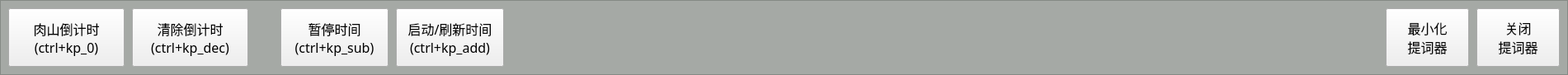
  <widget class="QFrame" name="frame_6">
   <property name="geometry">
    <rect>
     <x>10</x>
     <y>10</y>
     <width>1901</width>
     <height>91</height>
    </rect>
   </property>
   <property name="font">
    <font>
     <family>微软雅黑</family>
    </font>
   </property>
   <property name="styleSheet">
    <string notr="true">QFrame{background-color: rgba(0, 10, 0, 50);}</string>
   </property>
   <property name="frameShape">
    <enum>QFrame::StyledPanel</enum>
   </property>
   <property name="frameShadow">
    <enum>QFrame::Raised</enum>
   </property>
   <widget class="QPushButton" name="btn_pauseGameTime">
    <property name="geometry">
     <rect>
      <x>340</x>
      <y>10</y>
      <width>131</width>
      <height>71</height>
     </rect>
    </property>
    <property name="font">
     <font>
      <family>微软雅黑</family>
      <pointsize>12</pointsize>
      <weight>50</weight>
      <bold>false</bold>
     </font>
    </property>
    <property name="cursor">
     <cursorShape>PointingHandCursor</cursorShape>
    </property>
    <property name="styleSheet">
     <string notr="true"/>
    </property>
    <property name="text">
     <string>暂停时间
(ctrl+kp_sub)</string>
    </property>
   </widget>
   <widget class="QPushButton" name="btn_updataGameTime">
    <property name="geometry">
     <rect>
      <x>480</x>
      <y>10</y>
      <width>131</width>
      <height>71</height>
     </rect>
    </property>
    <property name="font">
     <font>
      <family>微软雅黑</family>
      <pointsize>12</pointsize>
      <weight>50</weight>
      <bold>false</bold>
     </font>
    </property>
    <property name="cursor">
     <cursorShape>PointingHandCursor</cursorShape>
    </property>
    <property name="styleSheet">
     <string notr="true"/>
    </property>
    <property name="text">
     <string>启动/刷新时间
(ctrl+kp_add)</string>
    </property>
   </widget>
   <widget class="QPushButton" name="btn_close_tips">
    <property name="geometry">
     <rect>
      <x>1790</x>
      <y>10</y>
      <width>101</width>
      <height>71</height>
     </rect>
    </property>
    <property name="font">
     <font>
      <family>微软雅黑</family>
      <pointsize>12</pointsize>
      <weight>50</weight>
      <bold>false</bold>
     </font>
    </property>
    <property name="cursor">
     <cursorShape>PointingHandCursor</cursorShape>
    </property>
    <property name="styleSheet">
     <string notr="true"/>
    </property>
    <property name="text">
     <string>关闭
提词器</string>
    </property>
   </widget>
   <widget class="QPushButton" name="btn_mini_tips">
    <property name="geometry">
     <rect>
      <x>1680</x>
      <y>10</y>
      <width>101</width>
      <height>71</height>
     </rect>
    </property>
    <property name="font">
     <font>
      <family>微软雅黑</family>
      <pointsize>12</pointsize>
      <weight>50</weight>
      <bold>false</bold>
     </font>
    </property>
    <property name="cursor">
     <cursorShape>PointingHandCursor</cursorShape>
    </property>
    <property name="styleSheet">
     <string notr="true"/>
    </property>
    <property name="text">
     <string>最小化
提词器</string>
    </property>
   </widget>
   <widget class="QPushButton" name="btn_roshan_countdown">
    <property name="geometry">
     <rect>
      <x>10</x>
      <y>10</y>
      <width>141</width>
      <height>71</height>
     </rect>
    </property>
    <property name="font">
     <font>
      <family>微软雅黑</family>
      <pointsize>12</pointsize>
      <weight>50</weight>
      <bold>false</bold>
     </font>
    </property>
    <property name="cursor">
     <cursorShape>PointingHandCursor</cursorShape>
    </property>
    <property name="styleSheet">
     <string notr="true"/>
    </property>
    <property name="text">
     <string>肉山倒计时
(ctrl+kp_0)</string>
    </property>
   </widget>
   <widget class="QPushButton" name="btn_clear_countdown">
    <property name="geometry">
     <rect>
      <x>160</x>
      <y>10</y>
      <width>141</width>
      <height>71</height>
     </rect>
    </property>
    <property name="font">
     <font>
      <family>微软雅黑</family>
      <pointsize>12</pointsize>
      <weight>50</weight>
      <bold>false</bold>
     </font>
    </property>
    <property name="cursor">
     <cursorShape>PointingHandCursor</cursorShape>
    </property>
    <property name="styleSheet">
     <string notr="true"/>
    </property>
    <property name="text">
     <string>清除倒计时
(ctrl+kp_dec)</string>
    </property>
   </widget>
  </widget>
